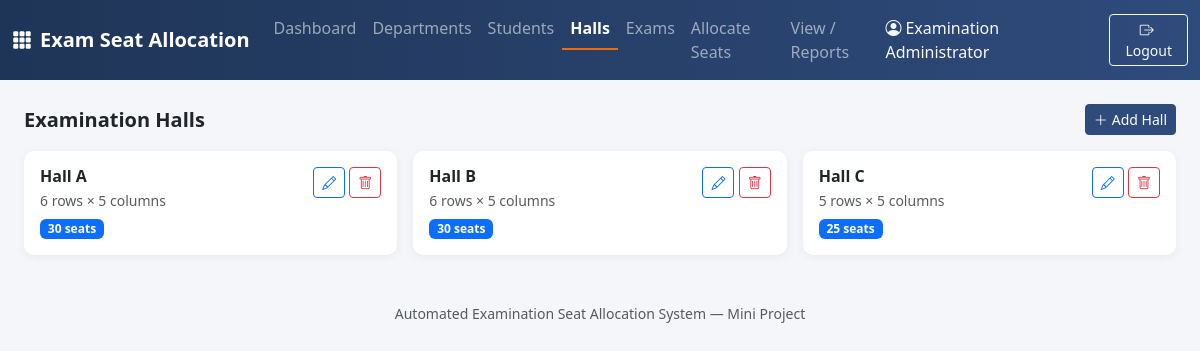
The page /halls.php (signed in) on the database its author committed.
### tables this page shows
CREATE TABLE IF NOT EXISTS halls (
    id INT AUTO_INCREMENT PRIMARY KEY,
    hall_name VARCHAR(50) NOT NULL UNIQUE,
    rows_count INT NOT NULL DEFAULT 6,
    cols_count INT NOT NULL DEFAULT 6,
    capacity INT GENERATED ALWAYS AS (rows_count * cols_count) STORED
);

### includes/functions.php (called while the page is built, shortened)
<?php
function h(?string $s): string {
    return htmlspecialchars($s ?? '', ENT_QUOTES, 'UTF-8');
}

### halls.php (the view, shortened to what this page needs)
<?php
require_once __DIR__ . '/includes/db.php';
require_once __DIR__ . '/includes/functions.php';
$halls = $pdo->query('SELECT * FROM halls ORDER BY hall_name')->fetchAll();
require __DIR__ . '/includes/header.php';
?>
<div class="d-flex justify-content-between align-items-center mb-3">
  <h5 class="fw-bold mb-0">Examination Halls</h5>
  <button class="btn btn-primary btn-sm" data-bs-toggle="modal" data-bs-target="#addModal"><i class="bi bi-plus-lg me-1"></i>Add Hall</button>
</div>
<div class="row g-3">
<?php foreach ($halls as $hl): ?>
  <div class="col-md-4">
    <div class="card p-3 h-100">
      <div class="d-flex justify-content-between align-items-start">
        <div>
          <h6 class="fw-bold mb-1"><?= h($hl['hall_name']) ?></h6>
          <p class="text-muted small mb-1"><?= (int)$hl['rows_count'] ?> rows × <?= (int)$hl['cols_count'] ?> columns</p>
          <span class="badge bg-primary"><?= (int)$hl['capacity'] ?> seats</span>
        </div>
        <div class="no-print">
          <button class="btn btn-sm btn-outline-primary" data-bs-toggle="modal" data-bs-target="#editModal<?= $hl['id'] ?>"><i class="bi bi-pencil"></i></button>
          <form action="halls.php" method="post" class="d-inline">
            <button class="btn btn-sm btn-outline-danger confirm-delete"><i class="bi bi-trash"></i></button>
          </form>
        </div>
      </div>
    </div>
  </div>
<?php endforeach; ?>
</div>
<?php require __DIR__ . '/includes/footer.php'; ?>

### assets/css/style.css (style rules this page uses)
:root { --primary: #2f4b7c; --primary-dark: #1f3557; --accent: #ef6c00; }
body { background: #f4f6fa; font-family: 'Segoe UI', Roboto, Arial, sans-serif; }
.card { border: none; border-radius: 10px; box-shadow: 0 2px 10px rgba(0,0,0,0.06); }
.btn-primary { background-color: var(--primary); border-color: var(--primary); }

### rows shown on the page
halls: hall_name "Hall A", rows_count "6", cols_count "5", capacity "30"
halls: hall_name "Hall B", rows_count "6", cols_count "5", capacity "30"
halls: hall_name "Hall C", rows_count "5", cols_count "5", capacity "25"

### other values the page prints
current_staff_name() "Examination Administrator"
